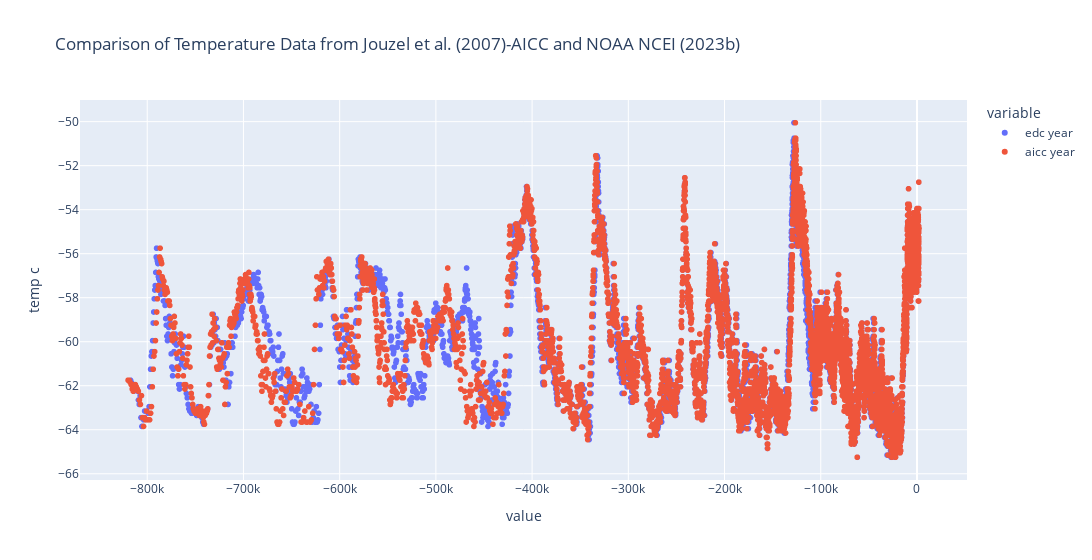

Here is the notebook cell this chart was saved with:
### Code cell
px.scatter(df_temp_joai, x=['edc year', 'aicc year'], y='temp c', width=1200, 
           title="Comparison of Temperature Data from Jouzel et al. (2007)-AICC and NOAA NCEI (2023b)"
           )

### Figure 1 — Plotly figure (JSON) as saved in the notebook; plotly's stock layout.template omitted (floating-point values rounded to 4 significant figures; data arrays with more than 128 entries replaced by an {"elided": "..."} marker saying what was removed)
{"data": [{"hovertemplate": "variable=edc year<br>value=%{x}<br>temp c=%{y}<extra></extra>", "legendgroup": "edc year", "marker": {"color": "#636efa", "symbol": "circle"}, "mode": "markers", "name": "edc year", "showlegend": true, "type": "scattergl", "x": {"elided": "5819 float values"}, "xaxis": "x", "y": {"elided": "5819 float values"}, "yaxis": "y"}, {"hovertemplate": "variable=aicc year<br>value=%{x}<br>temp c=%{y}<extra></extra>", "legendgroup": "aicc year", "marker": {"color": "#EF553B", "symbol": "circle"}, "mode": "markers", "name": "aicc year", "showlegend": true, "type": "scattergl", "x": {"elided": "5819 float values"}, "xaxis": "x", "y": {"elided": "5819 float values"}, "yaxis": "y"}], "layout": {"legend": {"title": {"text": "variable"}, "tracegroupgap": 0}, "title": {"text": "Comparison of Temperature Data from Jouzel et al. (2007)-AICC and NOAA NCEI (2023b)"}, "width": 1200, "xaxis": {"anchor": "y", "domain": [0, 1], "title": {"text": "value"}}, "yaxis": {"anchor": "x", "domain": [0, 1], "title": {"text": "temp c"}}}}
